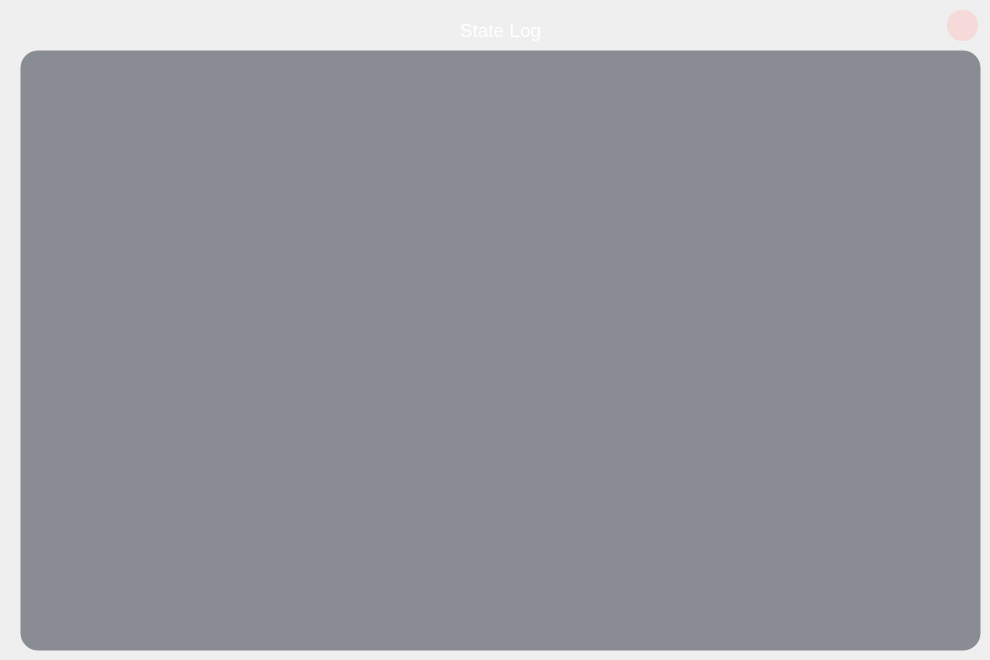
     <widget class="QWidget" name="pg_state_log">
      <widget class="QTextEdit" name="txt_state_log">
       <property name="geometry">
        <rect>
         <x>20</x>
         <y>50</y>
         <width>961</width>
         <height>601</height>
        </rect>
       </property>
       <property name="font">
        <font>
         <family>Arial</family>
         <pointsize>-1</pointsize>
         <italic>false</italic>
         <bold>false</bold>
        </font>
       </property>
       <property name="styleSheet">
        <string notr="true">QTextEdit{
background-color: rgba(35, 41, 54, 0.5);
border-radius:18px;
font: 12pt &quot;Arial&quot;;
	border: 1px solid transparent;
	border-radius: 18px;
	font-size: 14px;
	color: rgb(255, 255, 255);

}

QTextEdit QScrollBar:vertical {
    width:10px;
    background: rgba(35, 41, 54, 0.35);
    border-radius:4px;
    margin:2px 0px;
}
QTextEdit QScrollBar::handle:vertical {
    background: rgba(150, 165, 190, 0.55);
    border-radius:4px;
    min-height:28px;
    margin:1px;
}
QTextEdit QScrollBar::handle:vertical:hover {
    background: rgba(120, 170, 230, 0.85);  
}
QTextEdit QScrollBar::handle:vertical:pressed {
    background: rgba(70, 130, 210, 1.0);   
}

QTextEdit QScrollBar::sub-line:vertical,
QTextEdit QScrollBar::add-line:vertical {
    height:0px;
background: none;

width:0px;
border:none;}
QTextEdit QScrollBar::sub-page:vertical,
QTextEdit QScrollBar::add-page:vertical {
    background:none;
}

QTextEdit QScrollBar:horizontal {
    height:10px;
    background: rgba(35, 41, 54, 0.35);
    border-radius:4px;
    margin:0px 2px;
}
QTextEdit QScrollBar::handle:horizontal {
    background: rgba(150, 165, 190, 0.55);
    border-radius:4px;
    min-width:28px;
    margin:1px;
}
QTextEdit QScrollBar::handle:horizontal:hover {
    background: rgba(120, 170, 230, 0.85);
}
QTextEdit QScrollBar::handle:horizontal:pressed {
    background: rgba(70, 130, 210, 1.0);
}

QTextEdit QScrollBar::sub-line:horizontal,
QTextEdit QScrollBar::add-line:horizontal {
    width:0px;
    background: none;

height:0px;
border:none;}
QTextEdit QScrollBar::sub-page:horizontal,
QTextEdit QScrollBar::add-page:horizontal {
    background:none;
}
</string>
       </property>
      </widget>
      <widget class="QLabel" name="label_64">
       <property name="geometry">
        <rect>
         <x>450</x>
         <y>10</y>
         <width>101</width>
         <height>41</height>
        </rect>
       </property>
       <property name="font">
        <font>
         <family>Arial</family>
        </font>
       </property>
       <property name="styleSheet">
        <string notr="true">background:transparent;</string>
       </property>
       <property name="text">
        <string>&lt;html&gt;&lt;head/&gt;&lt;body&gt;&lt;p align=&quot;center&quot;&gt;&lt;span style=&quot; font-size:14pt; color:#ffffff;&quot;&gt;State Log&lt;/span&gt;&lt;/p&gt;&lt;/body&gt;&lt;/html&gt;</string>
       </property>
      </widget>
      <widget class="QPushButton" name="btn_state_log_close">
       <property name="geometry">
        <rect>
         <x>947</x>
         <y>10</y>
         <width>31</width>
         <height>31</height>
        </rect>
       </property>
       <property name="styleSheet">
        <string notr="true">QPushButton{
    background-color: rgba(255, 190, 190, 0.45);
    border-radius: 15px;
    color: #ffffff;
    text-align: center;         

}
QPushButton:hover{
    background-color: #ca3b3b;
}

QPushButton:pressed{
    background-color: #AA1b1b;
    padding-left: -8px;
	padding-left:-2px;         
    padding-bottom:6px;
}

QPushButton:disabled{
background-color: rgba(66, 79, 104, 0.5);
border-radius:10px;
}
</string>
       </property>
       <property name="text">
        <string/>
       </property>
       <property name="icon">
        <iconset resource="../../py/Anaconda3/Scripts/res.qrc">
         <normaloff>:/icons/close.svg</normaloff>:/icons/close.svg</iconset>
       </property>
       <property name="iconSize">
        <size>
         <width>30</width>
         <height>30</height>
        </size>
       </property>
      </widget>
     </widget>
